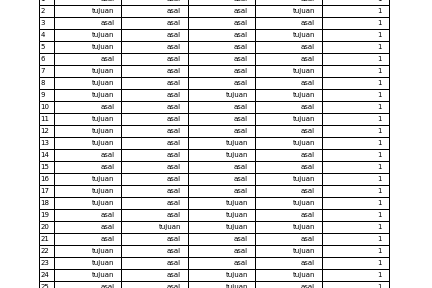

Here is the Python script that generated this plot:
#Importing
import dictdiffer
import pandas as pd
from copy import deepcopy
import matplotlib.pyplot as plt
from pandas.plotting import table

START_STATE = {'kambing': 'asal', 'serigala': 'asal', 'sayuran': 'asal', 'perahu': 'asal'}
FINAL_STATE = {'kambing': 'tujuan', 'serigala': 'tujuan', 'sayuran': 'tujuan', 'perahu': 'tujuan'}

ATURAN = [
    {'perahu': 'tujuan', 'kambing': 'tujuan'},  # 1. perahu membawa kambing ke tujuan
    {'perahu': 'tujuan', 'sayuran': 'tujuan'},  # 2. perahu membawa sayuran ke tujuan
    {'perahu': 'tujuan', 'serigala': 'tujuan'},  # 3. perahu membawa serigala ke tujuan
    {'perahu': 'asal', 'kambing': 'asal'},  # 4. perahu membawa kambing ke asal
    {'perahu': 'asal', 'sayuran': 'asal'},  # 5. perahu membawa sayuran ke asal
    {'perahu': 'asal', 'serigala': 'asal'},  # 6. perahu membawa serigala ke asal
    {'perahu': 'asal'},  # 7. perahu kembali ke asal
    # {'perahu': 'tujuan'}  # 8. perahu jalan ke tujuan
]

def is_valid(current_state:dict) -> bool:
    #Cek apakah serigala dan kambing berada di sisi yang sama
    if current_state['serigala'] == current_state['kambing'] and current_state['perahu'] != current_state['serigala']:
    # if current_state['serigala'] == current_state['kambing']:
        return False
    #Cek apakah kambing dan sayuran berada di sisi yang sama
    if current_state['kambing'] == current_state['sayuran'] and current_state['perahu'] != current_state['kambing']:
    # if current_state['kambing'] == current_state['sayuran']:
        return False
    return True

def apply_rule(state: dict, rule: dict) -> dict:
    new_state = state.copy()
    for key, value in rule.items():
        new_state[key] = value
    return new_state

def bfs2(state: dict):
    state['tingkatan_tree'] = '0'
    df = pd.DataFrame(columns=state.keys())
    df = df.append(state, ignore_index=True)
    queue = []
    tingkatan_tree = 0
    queue.append((state, []))
    while queue:
        current_state, path = queue.pop(0)
        tingkatan_tree += 1
        del current_state['tingkatan_tree']
        if current_state == FINAL_STATE:
            # return path + [current_state]
            current_state['tingkatan_tree'] = str(tingkatan_tree)
            df = df.append(current_state, ignore_index=True)
            return df
        current_state['tingkatan_tree'] = str(tingkatan_tree)
        for num,action in enumerate(ATURAN):
            #Current state jadi acuan
            new_state = current_state.copy()
            cont_state = 0
            list_action = list(action.keys())
            list_action_value = list(action.values())
            for key,value in zip(list_action,list_action_value):
                if(current_state[key] == value):
                    cont_state = 1
                    break
                else:
                    new_state[key] = value
            if(cont_state):
                continue
            # print(ATURAN[num])
            # new_state = {**current_state, **action}
            if is_valid(new_state):
                new_path = path
                new_path.append(action)
                queue.append((new_state, new_path))
                df = df.append(new_state, ignore_index=True)
    return None

def dfs(start_state: dict, final_state: dict) -> list:
    stack = [(start_state, [])]
    visited = set()
    while stack:
        state, path = stack.pop()
        if state == final_state:
            return path + [state]
        visited.add(tuple(state.items()))
        for action in ATURAN:
            new_state = apply_rule(state, action)
            if tuple(new_state.items()) not in visited and is_valid(new_state):
                stack.append((new_state, path + [state]))
    return None

def get_bfs():
    bfs_hasil = bfs2(START_STATE)

    ax = plt.subplot(111,frame_on=False)
    ax.xaxis.set_visible(False)
    ax.yaxis.set_visible(False)
    table(ax,bfs_hasil,loc='center')
    plt.savefig('bfs.png', dpi=300, bbox_inches='tight')

def get_dfs():
    dfs_hasil = dfs(START_STATE, FINAL_STATE)
    dfs_df = pd.DataFrame(columns=dfs_hasil[0].keys())
    for i in dfs_hasil:
        dfs_df = dfs_df.append(i, ignore_index=True)
    ax = plt.subplot(111,frame_on=False)
    ax.xaxis.set_visible(False)
    ax.yaxis.set_visible(False)
    table(ax,dfs_df,loc='center')
    plt.savefig('dfs.png', dpi=300, bbox_inches='tight')
    

get_dfs()
